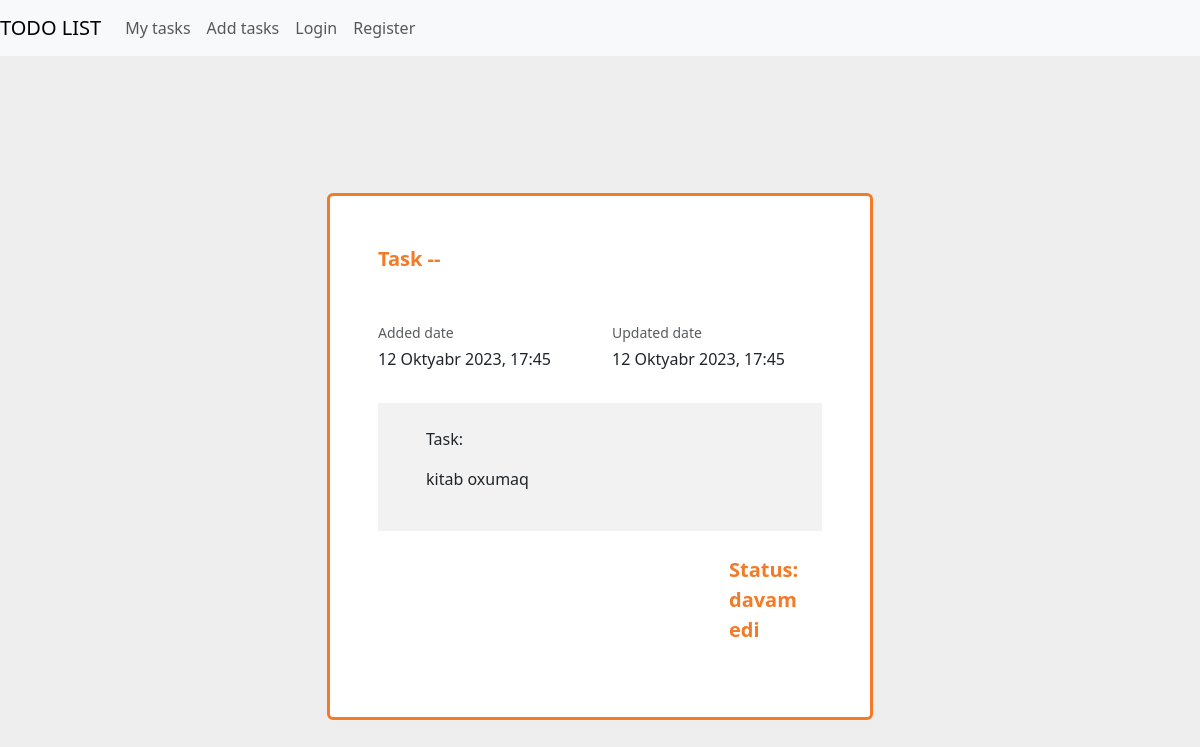
/detail/4/, run on the app's committed database.
### todo/models.py (models this page shows, shortened)
class Todo(models.Model):
    name = models.CharField(max_length=255, verbose_name="Ediləcək iş")
    status = models.CharField(max_length=255, choices=CHOICES, verbose_name="Taskin statusu", null=True, blank=True, default="Hələ başlanmayıb")
    add_date = models.DateTimeField(auto_now_add=True)
    update_date = models.DateTimeField(auto_now=True)
    delete_date = models.DateTimeField(null=True, blank=True)
    active = models.BooleanField(default=True)
    class Meta:
        ordering = ("add_date",)
        verbose_name = "Ediləcək iş"
        verbose_name_plural = "Ediləcək işlər"

### todo/views.py (the view)
# urls.py: path("detail/<int:id>/", detail_view, name="detail"),
def detail_view(request, id):
    my_obj = Todo.objects.get(id=id)
    context = {
        "myobj": my_obj
    }
    return render(request, "detail.html", context)

### templates/detail.html (shortened to what this page needs)
<!DOCTYPE html>
<html lang="en">
<head>
    <link
      href="https://cdn.jsdelivr.net/npm/bootstrap@5.3.2/dist/css/bootstrap.min.css"
      rel="stylesheet"
    />
</head>
<body>
      <nav class="navbar navbar-expand-lg navbar-light bg-light">
  <a class="navbar-brand" href="#">TODO LIST</a>
  <div class="collapse navbar-collapse" id="navbarNavDropdown">
    <ul class="navbar-nav">
      <li class="nav-item">
        <a class="nav-link" href="#">My tasks</a>
      </li>
      <li class="nav-item">
        <a class="nav-link" href="#">Add tasks</a>
      </li>
      <li class="nav-item">
        <a class="nav-link" href="#">Login</a>
      </li>
      <li class="nav-item">
        <a class="nav-link" href="#">Register</a>
      </li>
    </ul>
  </div>
</nav>
    <section class="h-100 h-custom" style="background-color: #eee;">
  <div class="container py-5 h-100">
    <div class="row d-flex justify-content-center align-items-center h-100">
      <div class="col-lg-8 col-xl-6">
        <div class="card border-top border-bottom border-3" style="border-color: #f37a27 !important;">
          <div class="card-body p-5">
            <p class="lead fw-bold mb-5" style="color: #f37a27;">Task -- </p>
            <div class="row">
              <div class="col mb-3">
                <p class="small text-muted mb-1">Added date</p>
                <p>{{myobj.add_date}}</p>
              </div>
              <div class="col mb-3">
                <p class="small text-muted mb-1">Updated date</p>
                <p>{{myobj.update_date}}</p>
              </div>
            </div>
            <div class="mx-n5 px-5 py-4" style="background-color: #f2f2f2;">
              <div class="row">
                <div class="col-md-12 col-lg-12">
                  <p>Task:
                    <br>
                    <p>{{myobj.name}}</p>
                  </p>
                </div>
              </div>
            </div>
            <div class="row my-4">
              <div class="col-md-4 offset-md-8 col-lg-3 offset-lg-9">
                <p class="lead fw-bold mb-0" style="color: #f37a27;">Status: {{myobj.status}}</p>
              </div>
            </div>
          </div>
        </div>
      </div>
    </div>
  </div>
</section>
</body>
</html>

### templates/detail.html (style rules this page uses)
@media (min-width: 1025px) { .h-custom { height: 100vh !important; } }

### data on the page
Todo: add_date "12 Oktyabr 2023, 17:45", update_date "12 Oktyabr 2023, 17:45", name "kitab oxumaq", status "davam edi"
